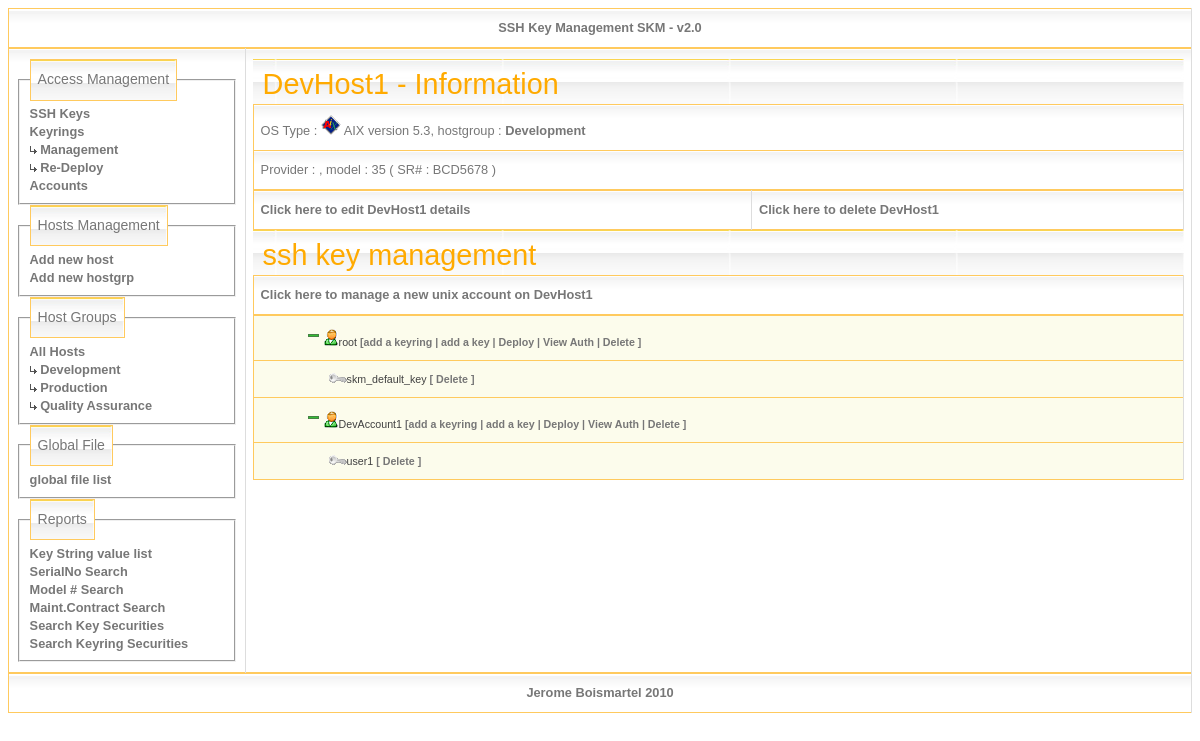
The page /host-view.php?id=320&id_hostgroup=11 on the database its author committed.
### tables this page shows
CREATE TABLE IF NOT EXISTS `groups` (
  `id` int(11) NOT NULL auto_increment,
  `name` varchar(255) NOT NULL default '',
  PRIMARY KEY  (`id`)
);

CREATE TABLE IF NOT EXISTS `hosts` (
  `id` int(11) NOT NULL auto_increment,
  `name` varchar(255) NOT NULL default '',
  `ip` varchar(15) NOT NULL,
  `expand` char(1) NOT NULL default 'N',
  `id_group` int(11) NOT NULL default '1',
  `serialno` varchar(40) NOT NULL default '',
  `memory` varchar(11) NOT NULL default '',
  `osversion` varchar(20) NOT NULL default '',
  `cabinet` varchar(30) NOT NULL default '',
  `uloc` varchar(10) NOT NULL default '',
  `cageno` varchar(10) NOT NULL default '',
  `model` varchar(20) NOT NULL default '',
  `procno` varchar(50) NOT NULL default '',
  `provider` varchar(30) NOT NULL default '',
  `install_dt` date NOT NULL default '0000-00-00',
  `po` int(11) NOT NULL default '0',
  `cost` decimal(9,2) NOT NULL default '0.00',
  `maint_cost` decimal(9,2) NOT NULL default '0.00',
  `maint_provider` varchar(30) NOT NULL default '',
  `maint_po` int(11) NOT NULL default '0',
  `maint_end_dt` date NOT NULL default '0000-00-00',
  `life_end_dt` date NOT NULL default '0000-00-00',
  `ostype` varchar(20) NOT NULL default '',
  `osvers` varchar(255) NOT NULL default '',
  `intf1` varchar(255) NOT NULL default '',
  `intf2` varchar(255) NOT NULL default '',
  `defaultgw` varchar(15) NOT NULL default '',
  `monitor` varchar(100) NOT NULL,
  `selinux` varchar(30) NOT NULL default '',
  `datechgroot` date NOT NULL default '0000-00-00',
  `id_direction` int(11) NOT NULL default '1',
  `pdu_circuit` varchar(18) NOT NULL default '',
  `owner` varchar(20) NOT NULL default '',
  `tagnum` varchar(10) NOT NULL default '',
  `pdu_circuit2` varchar(20) NOT NULL default '',
  `pdu_circuit3` varchar(20) NOT NULL default '',
  PRIMARY KEY  (`id`)
);

CREATE TABLE IF NOT EXISTS `accounts` (
  `id` int(11) NOT NULL auto_increment,
  `name` varchar(20) NOT NULL default '',
  PRIMARY KEY  (`id`)
);

CREATE TABLE IF NOT EXISTS `hak` (
  `id_host` int(11) NOT NULL default '0',
  `id_account` int(11) NOT NULL default '0',
  `id_keyring` int(11) NOT NULL default '0',
  `id_key` int(11) NOT NULL default '0',
  `expand` char(1) NOT NULL default 'N',
  PRIMARY KEY  (`id_host`,`id_account`,`id_keyring`,`id_key`),
  KEY `id_key` (`id_key`)
);

CREATE TABLE IF NOT EXISTS `keys` (
  `id` int(11) NOT NULL auto_increment,
  `name` varchar(255) NOT NULL default '',
  `key` blob NOT NULL,
  PRIMARY KEY  (`id`)
);

### host-view.php (the view, shortened to what this page needs)
<?php
include('MyFunctions.inc.php');
if (isset($_GET["id"])) $id = $_GET["id"]; else $id = "";
if (isset($_GET["action"])) $action = $_GET["action"]; else $action = "";
if (isset($_GET["id_hostgroup"])) $id_hostgroup = $_GET["id_hostgroup"]; else $id_hostgroup = "";
if (empty($action))
{
?>
<html>
<head>
</head>
<body>
<?php start_main_frame(); ?>
<?php start_left_pane(); ?>
<?php display_menu(); ?>
<?php end_left_pane(); ?>
<?php start_right_pane(); ?>
<?php
      $result = mysql_query( "SELECT * FROM `hosts` where `id_group` = '$id_hostgroup' AND `id`='$id'" )
                         or die (mysql_error()."<br>Couldn't execute query: $query");
      $row = mysql_fetch_array( $result );
      $name = $row["name"];
      $id = $row["id"];
	$icon="images/server.gif";
	if ( $row['ostype'] == "AIX" ) $icon="images/icon-aix.gif";
  $ostype=$row['ostype'];
  $osvers=$row['osvers'];
  $model=$row['model'];
  $po=$row['provider'];
  $serialno=$row['serialno'];
  $groupname=get_group_name($id_hostgroup);
  echo("<table>");
  echo("	<caption>$name - Information</caption>\n");
  echo("	<tr><td>OS Type : <img src='$icon' border='0'> $ostype version $osvers, hostgroup : <a href='hosts-view.php?id_hostgroup=$id_hostgroup'>$groupname</a></td></tr>\n");
  echo("	<tr><td>Provider : $po , model : $model ( SR# : $serialno )</td></tr>\n");
  echo("</table>\n");
  echo("<table>");
  echo("<tr>");
  echo("	<th><a href='hosts_setup.php?id=$id&id_hostgroup=$id_hostgroup'>Click here to edit $name details</a></th>\n");
  echo("	<th><a href='host-view.php?id=$id&action=delete&id_hostgroup=$id_hostgroup'>Click here to delete $name</a></th>\n");
  echo("</tr></table>\n");
  echo("<table>\n");
  echo("	<caption>ssh key management</caption>\n");
  echo("	<th><a href=\"ha_setup.php?id=$id&host_name=$name&id_hostgroup=$id_hostgroup\">Click here to manage a new unix account on $name</a></th>\n");
  echo("</tr></table>\n");
  echo("<table class='detail'>\n");
        $accounts = mysql_query( "SELECT * FROM `hosts-accounts` WHERE `id_host` = '$id'" )
                         or die (mysql_error()."<br>Couldn't execute query: $query");
        $nr_accounts = mysql_num_rows( $accounts );
        if(empty($nr_accounts)) {
          echo ("<tr><td class='detail2'>No accounts associated</td></tr>\n");
	} else {
	  while ( $keyrow = mysql_fetch_array($accounts))
	  {
	    	$id_account = $keyrow["id_account"];
            	$name_account = get_account_name($id_account);
                $display_account = $keyrow["expand"];
                if ( $display_account == "N" )
                {
                        echo("<tr>\n");
                        echo("  <td class='detail2'><a href=\"host-view.php?id=$id&id_hostgroup=$id_hostgroup&action=expandaccount&account_id=$id_account\"><img src='images/expand.gif' border='0'></a><img src='images/mister.gif' border=0>$name_account <a href=\"hak_setup.php?id=$id&host_name=$name&id_account=$id_account&account_name=$name_account&id_hostgroup=$id_hostgroup\">[add a keyring | </a><a href=\"hakk_setup.php?id=$id&host_name=$name&id_account=$id_account&account_name=$name_account&id_hostgroup=$id_hostgroup\">add a key | </a><a href=\"decrypt_key.php?action=deploy_account&id=$id&id_account=$id_account&id_hostgroup=$id_hostgroup\">Deploy |</a><a href=\"view_aut_account.php?id=$id&id_account=$id_account&id_hostgroup=$id_hostgroup\"> View Auth </a>\n");
                        echo("<a href='host-view.php?id=$id&id_account=$id_account&action=deleteAccount&id_hostgroup=$id_hostgroup'>| Delete ]</a></td>\n");
                        echo("</tr>\n");
                } else {
            		echo("<tr>\n");
			echo("  <td class='detail2'><a href=\"host-view.php?id=$id&id_hostgroup=$id_hostgroup&action=collapseaccount&account_id=$id_account\"><img src='images/collapse.gif' border='0'></a><img src='images/mister.gif' border=0>$name_account <a href=\"hak_setup.php?id=$id&host_name=$name&id_account=$id_account&account_name=$name_account&id_hostgroup=$id_hostgroup\">[add a keyring | </a><a href=\"hakk_setup.php?id=$id&host_name=$name&id_account=$id_account&account_name=$name_account&id_hostgroup=$id_hostgroup\">add a key | </a><a href=\"decrypt_key.php?action=deploy_account&id=$id&id_account=$id_account&id_hostgroup=$id_hostgroup\">Deploy |</a><a href=\"view_aut_account.php?id=$id&id_account=$id_account&id_hostgroup=$id_hostgroup\"> View Auth </a>\n");
			echo("<a href='host-view.php?id=$id&id_account=$id_account&action=deleteAccount&id_hostgroup=$id_hostgroup'>| Delete ]</a></td>\n");
			echo("</tr>\n");
        		$keys = mysql_query( "SELECT * FROM `hak` WHERE `id_host` = '$id' and `id_account` ='$id_account' and `id_key` != '0' " ) or die (mysql_error()."<br>Couldn't execute query: $query");
        		$nr_keys = mysql_num_rows( $keys );
        		if(!empty($nr_keys)) {
	  			while ( $keyrow = mysql_fetch_array($keys))
	  			{
					display_key($keyrow["id_host"],$keyrow["id_account"],$keyrow["id_key"],$id_hostgroup,"detail3");
				}
			}
		}
	  }
	}
?>
</td></tr></table>
<? end_main_frame(); ?>
</body>
</html>
  <?php
}
?>

### MyFunctions.inc.php (shortened to what this page needs)
<?php
function get_group_name($id_hostgroup){
    $result = mysql_query( "SELECT name FROM `groups` WHERE `id`='$id_hostgroup' " )
                             or die (mysql_error()."<br>Couldn't execute query: $query");
    $nr = mysql_num_rows($result);
    if(empty($nr)) {
      echo 'No group found...';
    }
    else {
      $row = mysql_fetch_array( $result );
      return $row['name'];
    }
}
function get_key_name($id){
    $result = mysql_query( "SELECT * FROM `keys` WHERE `id` = '$id' " )
		or die (mysql_error()."<br>Couldn't execute query: $query");
    $nr = mysql_num_rows($result);
    if(empty($nr)) {
      echo 'No key found...';
    }
    else {
      $row = mysql_fetch_array( $result );
      return $row['name'];
    }
}
function get_account_name($id){
    $result = mysql_query( "SELECT * FROM `accounts` WHERE `id` = '$id' " )
		or die (mysql_error()."<br>Couldn't execute query: $query");
    $nr = mysql_num_rows($result);
    if(empty($nr)) {
      echo 'No account found...';
    }
    else {
      $row = mysql_fetch_array( $result );
      return $row['name'];
    }
}
function start_main_frame(){
    echo("<table><th><center>SSH Key Management SKM - v2.0</center></th></table>\n");
    echo("<table width='100%'>\n");
    echo("  <tr valign='top'>\n");
}
function end_main_frame(){
    echo("<table><th><center>Jerome Boismartel 2010</center></th></table>\n");
}
function start_left_pane(){
    echo("    <td width='20%'>\n");
}
function end_left_pane(){
    echo("    </td>\n");
}
function start_right_pane(){
    echo("    <td width='80%'>\n");
}
function display_menu(){
    echo("      <fieldset><legend>Access Management</legend>\n");
    echo("        <a href='keys.php'>SSH Keys</a><br>\n");
    echo("        <a href='keyrings.php'>Keyrings</a><br>\n");
    echo("        <a href='keyrings.php'><img src='images/arrowbright.gif'> Management</a><br>\n");
    echo("        <a href='choose_keyring.php'><img src='images/arrowbright.gif'> Re-Deploy</a><br>\n");
    echo("        <a href='accounts.php'>Accounts</a><br>\n");
    echo("      </fieldset>\n");
    echo("      <fieldset><legend>Hosts Management</legend>\n");
    echo("        <a href='hosts_setup.php'>Add new host</a><br>\n");
    echo("        <a href='groups.php'>Add new hostgrp</a><br>\n");
    echo("      </fieldset>\n");
    echo("      <fieldset><legend>Host Groups</legend>\n");
	echo("        <a href='show_all_hosts.php'>All Hosts</a><br>\n");
        $hostgroup = mysql_query( "SELECT * FROM `groups` ORDER BY `name`" )
                         or die (mysql_error()."<br>Couldn't execute query: $query");
        $hostgroup_nr = mysql_num_rows( $hostgroup );
        if (!empty($hostgroup_nr)) {
              while( $hostgroup_row = mysql_fetch_array( $hostgroup ))
              {
                        $name = $hostgroup_row["name"];
                        $id_hostgroup = $hostgroup_row["id"];
		echo("          <a href=\"hosts-view.php?id_hostgroup=$id_hostgroup\"><img src='images/arrowbright.gif'> $name</a><br>\n");
                }
        }
    echo("      </fieldset>\n");
    echo("      <fieldset><legend>Global File</legend>\n");
    echo("        <a href='globalfile.php'>global file list</a><br>\n");
    echo("      </fieldset>\n");
    echo("      <fieldset><legend>Reports</legend>\n");
    echo("        <a href='view_keys.php'>Key String value list</a><br>\n");
    echo("        <a href='serial_search.php'>SerialNo Search</a><br>\n");
    echo("        <a href='model_search.php'>Model # Search</a><br>\n");
    echo("        <a href='contract_search.php'>Maint.Contract Search</a><br>\n");
    echo("        <a href='search_key_securities.php'>Search Key Securities</a><br>\n");
    echo("        <a href='search_keyring_securities.php'>Search Keyring Securities</a><br>\n");
    echo("      </fieldset>\n");
}
function display_key($id_host,$id_account,$id_key,$id_hostgroup,$ident_level){
       $name_key = get_key_name($id_key);
       echo("<tr>\n");
       echo("  <td class='$ident_level'><img src='images/key_little.gif' border=0 >$name_key ");
       echo("<a href='host-view.php?id=$id_host&id_account=$id_account&id_key=$id_key&id_hostgroup=$id_hostgroup&action=deleteKey'>[ Delete ]</a></td>\n");
       echo("</tr>\n");
}
?>

### skm.css (style rules this page uses)
table { width: 100%; border-collapse:collapse; border:1px solid #FFCA5E; }
caption { font: 1.8em/1.8em Arial, Helvetica, sans-serif; text-align: left; text-indent: 10px; background: url('images/bg_caption_clean.jpg') right top; height: 45px; color: #FFAA00; }
legend { font-size: 1.1em; line-height: 1.4em; font-family: Arial, Helvetica, sans-serif; color: #777777; padding: 10px 7px; text-align: left; background: url('images/bg_caption_clean.jpg') right top; border: 1px solid #FFCA5E; }
tbody tr { background: url('images/bg_td1.jpg') repeat-x top; line-height: 0.8em; }
tbody th,td { font-size: 0.8em; line-height: 1.4em; font-family: Arial, Helvetica, sans-serif; color: #777777; padding: 10px 7px; border-top: 1px solid #FFCA5E; border-right: 1px solid #DDDDDD; text-align: left; }
a { color: #777777; font-weight: bold; text-decoration: none; }
img { border: none; }
table.detail td.detail2 { border-bottom: 1px #6699CC dotted; text-align: left; font-size: 8pt; color: #404040; background-color: #fcfcec; padding-left: 50px; line-height : 12pt; }
table.detail td.detail3 { border-bottom: 1px #6699CC dotted; text-align: left; font-size: 8pt; color: #404040; background-color: #fcfcec; padding-left: 75px; line-height : 12pt; }

### rows shown on the page
groups: name "Development"
groups: name "Production"
groups: name "Quality Assurance"
hosts: name "DevHost1", ostype "AIX", osvers "5.3", model "35", serialno "BCD5678"
hosts-accounts: id_account.name "root"
hak: id_key.name "skm_default_key"
hosts-accounts: id_account.name "DevAccount1"
hak: id_key.name "user1"
